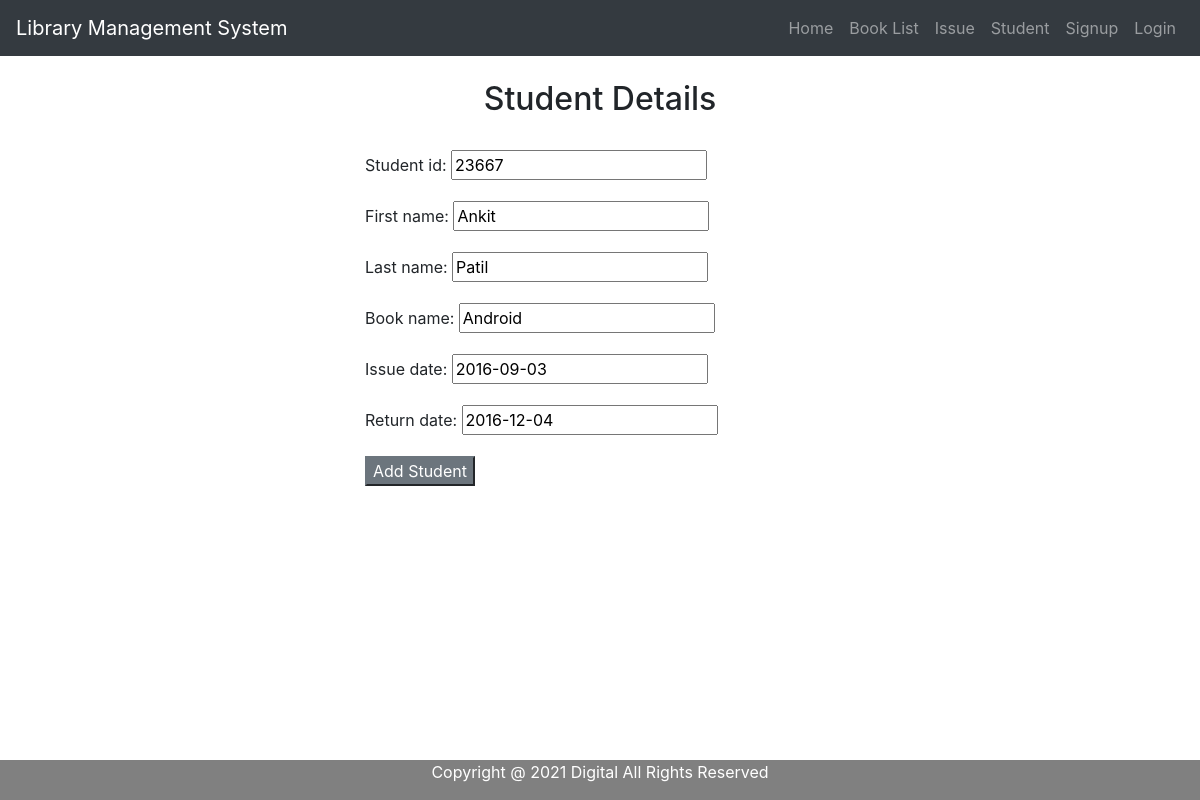
/update-student/23667, run on the app's committed database.
### library/models.py (models this page shows, shortened)
class StudentRecords(models.Model):
    student_id = models.IntegerField(primary_key=True)
    first_name = models.CharField(max_length=200)
    last_name = models.CharField(max_length=200)
    book_name = models.CharField(max_length=300)
    issue_date = models.DateField(auto_now=False)
    return_date = models.DateField(auto_now=False)

### library/views.py (the view)
# urls.py: path('update-student/<str:pk>',UpdateStudent.as_view()),
class UpdateStudent(UpdateView):
    model = StudentRecords
    fields = ('__all__')
    template_name = 'addstudent.html'
    success_url = "/student"

### library/templates/addstudent.html (shortened to what this page needs)
{% include 'base.html' %}
{% include 'navbar.html' %}
{% load static %}
<!DOCTYPE html>
<html lang="en">
<head>
    <link rel="stylesheet" href="https://maxcdn.bootstrapcdn.com/bootstrap/4.5.2/css/bootstrap.min.css">
</head>
<body>
{% block content %}
<div class="container" style="max-width:500px;">
    <div class="px-4 py-4 pt-md-6 pb-md-7 ml-auto text-center">
    <h2 class="text-center">Student Details</h2>
    </div>
    <div class="py-6">
        <div class="row">
            <div class="col-12">
                <form method="post">
                    {{form.as_p}}
                    <button type="submit" class="btn-center btn-secondary">Add Student</button>
                </form>
            </div>
        </div>
    </div>
</div>
{% endblock %}
</body>
</html>
{% include 'footer.html' %}

### data on the page
StudentRecords: student_id "23667", first_name "Ankit", last_name "Patil", book_name "Android", issue_date "2016-09-03", return_date "2016-12-04"
